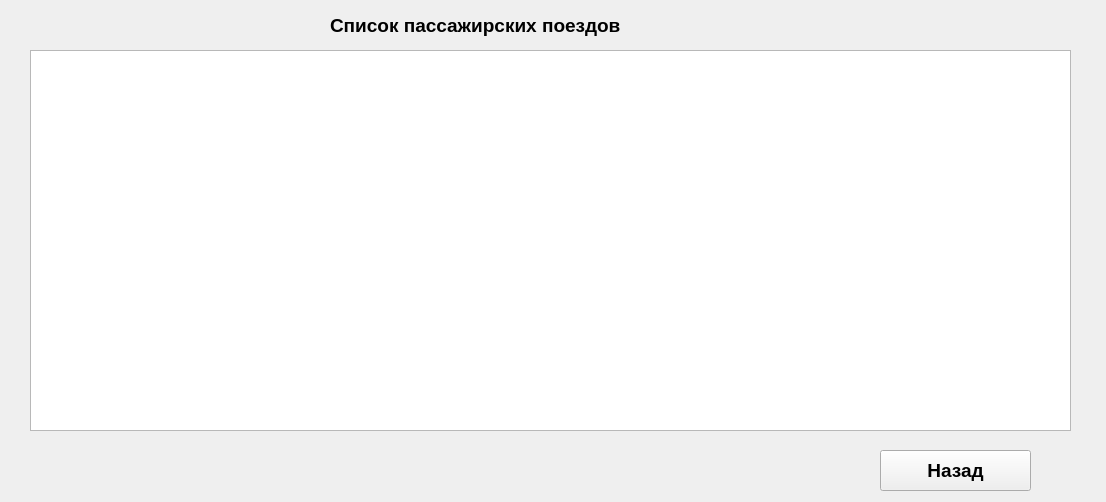
<?xml version="1.0" encoding="UTF-8"?>
<ui version="4.0">
 <class>ShowPassengerTableWindow</class>
 <widget class="QWidget" name="ShowPassengerTableWindow">
  <property name="geometry">
   <rect>
    <x>0</x>
    <y>0</y>
    <width>1106</width>
    <height>502</height>
   </rect>
  </property>
  <property name="windowTitle">
   <string>Form</string>
  </property>
  <widget class="QTableWidget" name="tableWidget">
   <property name="geometry">
    <rect>
     <x>30</x>
     <y>50</y>
     <width>1041</width>
     <height>381</height>
    </rect>
   </property>
  </widget>
  <widget class="QLabel" name="label">
   <property name="geometry">
    <rect>
     <x>330</x>
     <y>0</y>
     <width>391</width>
     <height>51</height>
    </rect>
   </property>
   <property name="font">
    <font>
     <pointsize>14</pointsize>
     <weight>75</weight>
     <bold>true</bold>
    </font>
   </property>
   <property name="text">
    <string>Список пассажирских поездов</string>
   </property>
  </widget>
  <widget class="QPushButton" name="back">
   <property name="geometry">
    <rect>
     <x>880</x>
     <y>450</y>
     <width>151</width>
     <height>41</height>
    </rect>
   </property>
   <property name="font">
    <font>
     <pointsize>14</pointsize>
     <weight>75</weight>
     <bold>true</bold>
    </font>
   </property>
   <property name="text">
    <string>Назад</string>
   </property>
  </widget>
 </widget>
 <resources/>
 <connections/>
</ui>
